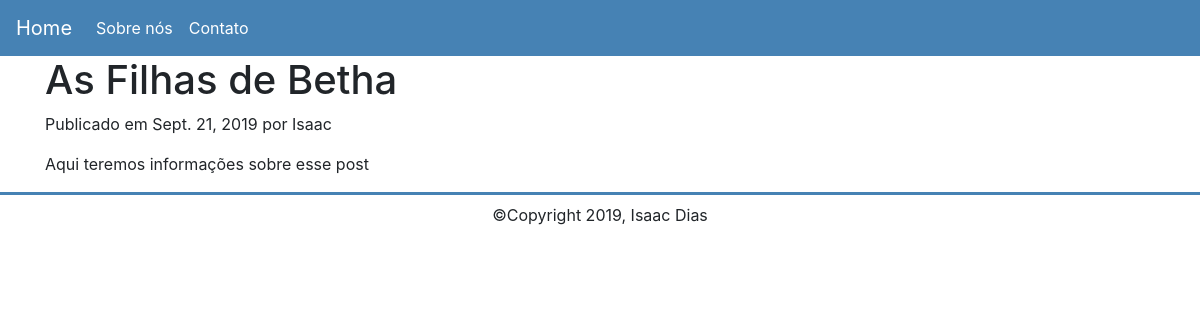
The page /as-filhas-de-betha on the database its author committed.
### blog/models.py (models this page shows, shortened)
class Post(models.Model):
    STATUS = (
        ('active', 'Ativo'),
        ('draft', 'Rascunho')
    )
    title = models.CharField(max_length=200)
    body = models.TextField()
    image = models.FileField(upload_to = '', null=True, blank= True)
    author = models.ForeignKey(User, on_delete=models.CASCADE)
    slug= models.SlugField()
    created_at = models.DateField(auto_now_add=True)
    updated_at = models.DateField(auto_now=True)
    status = models.CharField(max_length=15, choices=STATUS)

### blog/views.py (the view)
# urls.py: path('<slug:slug>', views.post_detail, name='post_detail'),
def post_detail(request, slug):
    post = get_object_or_404(Post, slug=slug)
    return render(request, 'blog/post_detail.html', {'post': post})

### blog/templates/blog/post_detail.html (shortened to what this page needs)
{% extends 'blog/base.html' %}
{% block content %}
<div class="container">
    <h1>{{post.title}}</h1>
    <p>Publicado em {{post.created_at}} por {{post.author}}</p>
    <p>{{post.body |linebreaks}}</p>
</div>
{% endblock %}

### rows shown on the page
Post: title "As Filhas de Betha", created_at "Sept. 21, 2019", author "Isaac", body "Aqui teremos informações sobre esse post"
